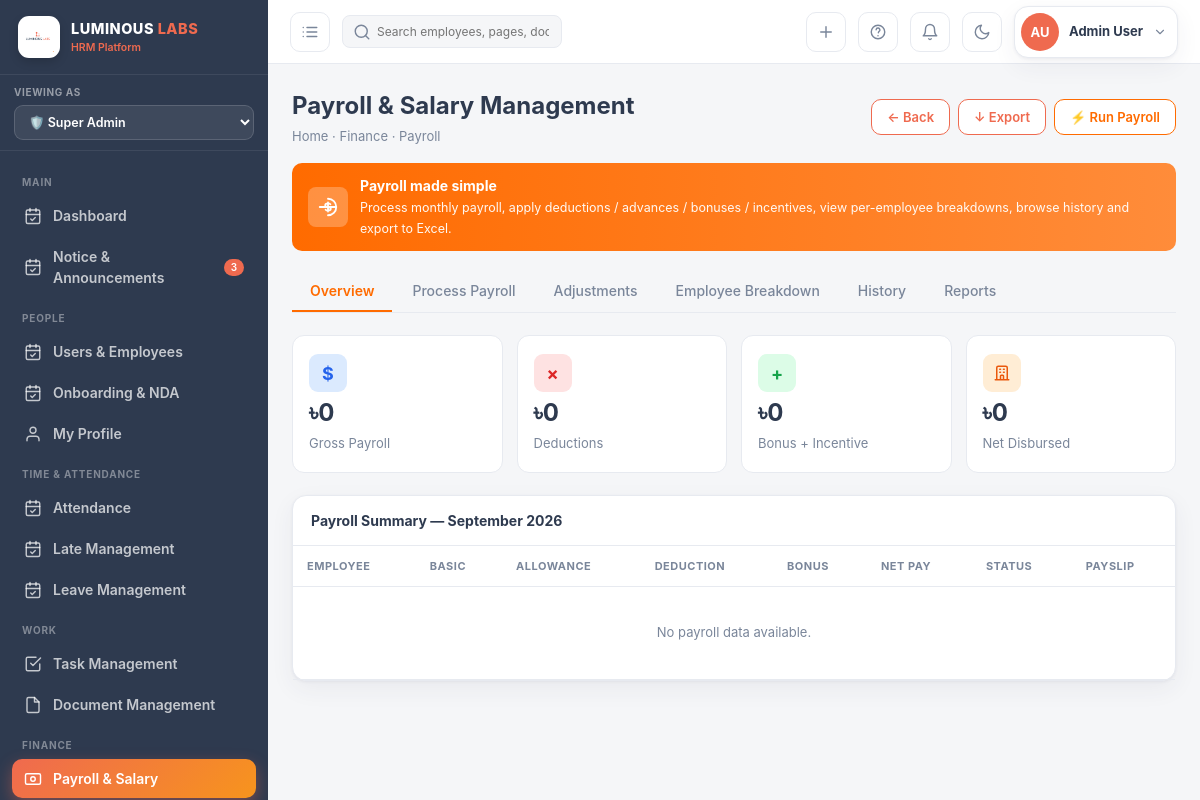
/salary/ (signed in), run on an earlier commit of the app's database.
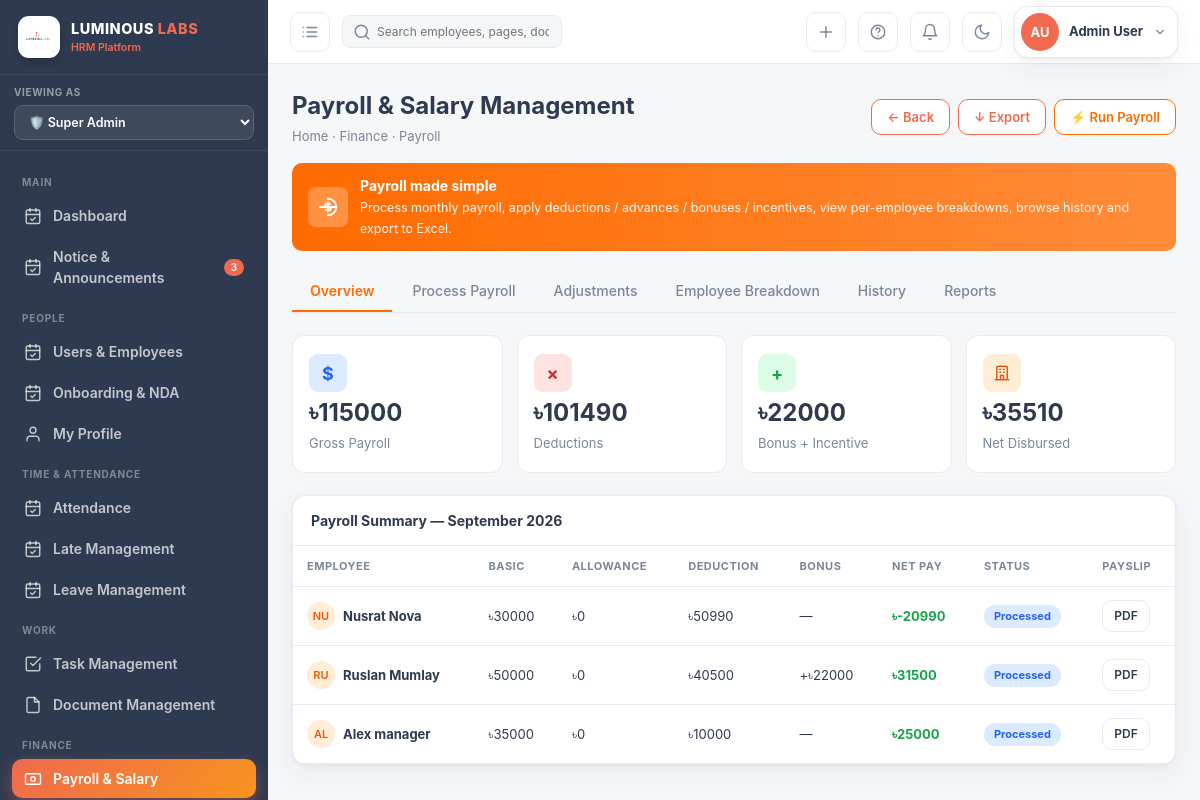
And on a later commit of the database.
### hrm_app/models.py (models this page shows, shortened)
class Payslip(models.Model):
    STATUS_CHOICES = [('Draft', 'Draft'), ('Processed', 'Processed'), ('Paid', 'Paid')]
    employee    = models.ForeignKey(Employee, on_delete=models.CASCADE, related_name='payslips')
    month       = models.PositiveIntegerField()   # 1-12
    year        = models.PositiveIntegerField()
    structure   = models.ForeignKey(SalaryStructure, on_delete=models.PROTECT)
    bonus       = models.DecimalField(max_digits=10, decimal_places=2, default=0)
    deduction   = models.DecimalField(max_digits=10, decimal_places=2, default=0)
    net_pay     = models.DecimalField(max_digits=10, decimal_places=2)
    status      = models.CharField(max_length=10, choices=STATUS_CHOICES, default='Draft')
    processed_by = models.ForeignKey(User, null=True, blank=True, on_delete=models.SET_NULL)
    processed_at = models.DateTimeField(null=True, blank=True)
    paid_at      = models.DateField(null=True, blank=True)
    class Meta:
        unique_together = ('employee', 'month', 'year')
        ordering = ['-year', '-month']

class Employee(models.Model):
    STATUS_CHOICES = [
        ('Active',    'Active'),
        ('On Leave',  'On Leave'),
        ('Probation', 'Probation'),
        ('Inactive',  'Inactive'),
    ]
    user        = models.OneToOneField(User, on_delete=models.CASCADE, related_name='employee')
    emp_id      = models.CharField(max_length=20, unique=True)
    phone       = models.CharField(max_length=20, blank=True)
    department  = models.ForeignKey(Department, null=True, on_delete=models.SET_NULL)
    designation = models.ForeignKey(Designation, null=True, on_delete=models.SET_NULL)
    shift       = models.ForeignKey(Shift, null=True, blank=True, on_delete=models.SET_NULL)
    join_date   = models.DateField(default=timezone.now)
    status      = models.CharField(max_length=20, choices=STATUS_CHOICES, default='Active')
    salary      = models.DecimalField(max_digits=10, decimal_places=2, default=0)
    avatar_color = models.CharField(max_length=10, default='#ef6a4f')
    avatar_initials = models.CharField(max_length=4, blank=True)
    address     = models.TextField(blank=True)
    nid         = models.CharField(max_length=30, blank=True, verbose_name='NID / Passport')
    blood_group = models.CharField(max_length=5, blank=True)
    emergency_contact = models.CharField(max_length=100, blank=True)
    class Meta:
        ordering = ['emp_id']

class User(AbstractUser):
    role = models.CharField(
        max_length=20,
        choices=Role.choices,
        default=Role.EMPLOYEE,
    )
    groups = models.ManyToManyField(
        Group,
        related_name='hrm_users',
        blank=True,
    )
    user_permissions = models.ManyToManyField(
        Permission,
        related_name='hrm_user_permissions',
        blank=True,
    )

class SalaryStructure(models.Model):
    employee        = models.ForeignKey(Employee, on_delete=models.CASCADE, related_name='salary_structures')
    basic           = models.DecimalField(max_digits=10, decimal_places=2)
    house_rent      = models.DecimalField(max_digits=10, decimal_places=2, default=0)
    medical         = models.DecimalField(max_digits=10, decimal_places=2, default=0)
    transport       = models.DecimalField(max_digits=10, decimal_places=2, default=0)
    other_allowance = models.DecimalField(max_digits=10, decimal_places=2, default=0)
    tax_deduction   = models.DecimalField(max_digits=10, decimal_places=2, default=0)
    pf_deduction    = models.DecimalField(max_digits=10, decimal_places=2, default=0)
    effective_from  = models.DateField()
    is_active       = models.BooleanField(default=True)
    @property
    def gross(self):
        return self.basic + self.house_rent + self.medical + self.transport + self.other_allowance

### hrm_app/views.py (the view)
# urls.py: path('salary/', views.salary_list, name='salary_list'),
@login_required
def salary_list(request):
    from collections import defaultdict
    from decimal import Decimal
    from datetime import date
    if not has_permission(request.user, "payroll", "view"):
        messages.error(request, "You don't have permission to access Payroll.")
        return redirect("dashboard")
    emp = _emp(request)
    selected_period = request.GET.get('month')
    period_year, period_month = _parse_payroll_period(
        selected_period.replace('/', '-') if selected_period else None
    ) if selected_period else (None, None)
    if request.user.role == Role.EMPLOYEE:
        payslips = (
            Payslip.objects
            .filter(employee=emp)
            .select_related('employee__user', 'structure')
        )
    else:
        payslips = (
            Payslip.objects
            .select_related('employee__user', 'structure')
            .all()
        )
    if period_year:
        payslips = payslips.filter(year=period_year, month=period_month)
    employees = _payroll_employees(request)
    departments = Department.objects.order_by('name')
    periods = set(Payslip.objects.values_list('year', 'month'))
    periods.add((date.today().year, date.today().month))
    month_options = [
        {'value': f'{year:04d}-{month:02d}', 'label': date(year, month, 1).strftime('%B %Y')}
        for year, month in sorted(periods, reverse=True)
    ]
    gross_payroll = Decimal("0")
    total_bonus = Decimal("0")
    total_deductions = Decimal("0")
    net_disbursed = Decimal("0")
    for ps in payslips:
        if ps.structure:
            gross_payroll += ps.structure.gross
            total_deductions += (
                ps.structure.tax_deduction +
                ps.structure.pf_deduction +
                (ps.deduction or 0)
            )
        total_bonus += ps.bonus or 0
        net_disbursed += ps.net_pay or 0
    adjustments = PayrollAdjustment.objects.select_related(
        'employee__user', 'created_by'
    )[:15]
    history_data = defaultdict(lambda: {
        'gross': Decimal('0'),
        'net': Decimal('0'),
        'status': 'Paid',
        'count': 0
    })
    for ps in payslips:
        key = f"{ps.month:02d}/{ps.year}"
        if ps.structure:
            history_data[key]['gross'] += ps.structure.gross
        history_data[key]['net'] += ps.net_pay or 0
        history_data[key]['count'] += 1
        history_data[key]['status'] = ps.status
    history_data = dict(sorted(
        history_data.items(),
        key=lambda x: (int(x[0].split('/')[1]), int(x[0].split('/')[0])),
        reverse=True
    ))
    current_month = date(period_year, period_month, 1).strftime("%B %Y") if period_year else date.today().strftime("%B %Y")
    return render(
        request,
        "hrm/salary_list.html",
        _ctx(
            request,
            payslips=payslips,
            employees=employees,
            adjustments=adjustments,
            gross_payroll=gross_payroll,
            total_bonus=total_bonus,
            total_deductions=total_deductions,
            net_disbursed=net_disbursed,
            history_data=history_data,
            current_month=current_month,
            departments=departments,
            month_options=month_options,
        )
    )

### hrm_app/context_processors.py (called while the page is built, shortened)
def role_menu_permissions(request):
    allowed_menus = []
    if request.user.is_authenticated:
        if request.user.role == "super_admin":
          allowed_menus = []
    return {
        "allowed_menus": allowed_menus
    }

### hrm_app/models.py (called while the page is built)
    def __str__(self):
        return self.name

    def __str__(self):
        return f"{self.title} ({self.department})"

### hrm_app/views.py (called while the page is built, shortened)
def has_permission(user, module, action="view"):
    if user.role == Role.SUPER_ADMIN:
        return True

def _ctx(request, **kw):
    view_role = request.GET.get('view_role', request.user.role)
    ctx = {'user': request.user, 'today': date.today(), 'view_role': view_role}
    unread_leaves = LeaveRequest.objects.filter(status='Pending').count()
    ctx['unread_leaves'] = unread_leaves
    if request.user.role == 'super_admin':
        ctx['allowed_menus'] = [key for key, _ in UserPermission.MODULE_CHOICES]
    else:
        ctx['allowed_menus'] = list(UserPermission.objects.filter(
            user=request.user,
            can_view=True
        ).values_list('module', flat=True))
    ctx.update(kw)
    return ctx

def _emp(request):
    try:
        return request.user.employee
    except Employee.DoesNotExist:
        return None

### hrm_app/templates/hrm/salary_list.html (shortened to what the changed rows need)
{% extends 'hrm/base.html' %}
{% block content %}
<div style="display:flex; justify-content:space-between; align-items:center; margin-bottom:16px; flex-wrap:wrap; gap:12px;">
  <div>
    <h1 style="font-size:24px; font-weight:700; color:var(--ink); margin:0;">Payroll & Salary Management</h1>
  </div>
</div>
<div id="tab-overview" class="tab-content active">
  <div class="stats-grid">
    <div class="stat-card">
      <div class="stat-icon" style="background:#DBEAFE; color:#2563EB;">$</div>
      <div class="stat-value">৳{{ gross_payroll|floatformat:0 }}</div>
      <div class="stat-label">Gross Payroll</div>
    </div>
    <div class="stat-card">
      <div class="stat-icon" style="background:#FEE2E2; color:#DC2626;">×</div>
      <div class="stat-value">৳{{ total_deductions|floatformat:0 }}</div>
      <div class="stat-label">Deductions</div>
    </div>
    <div class="stat-card">
      <div class="stat-icon" style="background:#DCFCE7; color:#16A34A;">+</div>
      <div class="stat-value">৳{{ total_bonus|floatformat:0 }}</div>
      <div class="stat-label">Bonus + Incentive</div>
    </div>
    <div class="stat-card">
      <div class="stat-icon" style="background:#FFEDD5; color:#EA580C;">
      </div>
      <div class="stat-value">৳{{ net_disbursed|floatformat:0 }}</div>
      <div class="stat-label">Net Disbursed</div>
    </div>
  </div>
  <div class="card">
    <div style="overflow:auto;">
      <table>
        <thead>
          <tr>
            <th>Employee</th>
            <th>Basic</th>
            <th>Allowance</th>
            <th>Deduction</th>
            <th>Bonus</th>
            <th>Net Pay</th>
            <th>Status</th>
            <th>Payslip</th>
          </tr>
        </thead>
        <tbody>
          {% for ps in payslips %}
          <tr>
            <td>
              <div style="display:flex; align-items:center; gap:8px;">
                <div style="width:28px; height:28px; border-radius:50%; background:#FFEDD5; color:#EA580C; display:flex; align-items:center; justify-content:center; font-weight:600; font-size:11px;">
                  {{ ps.employee.user.get_full_name|default:ps.employee.user.username|slice:":2"|upper }}
                </div>
                <b>{{ ps.employee.user.get_full_name|default:ps.employee.user.username }}</b>
              </div>
            </td>
            <td>৳{{ ps.structure.basic|default:0|floatformat:0 }}</td>
            <td>৳{{ ps.structure.house_rent|add:ps.structure.medical|add:ps.structure.transport|add:ps.structure.other_allowance|default:0|floatformat:0 }}</td>
            <td>
              {% with ded=ps.structure.tax_deduction|add:ps.structure.pf_deduction|add:ps.deduction %}
                {% if ded %}৳{{ ded|floatformat:0 }}{% else %}—{% endif %}
              {% endwith %}
            </td>
            <td>{% if ps.bonus %}+৳{{ ps.bonus|floatformat:0 }}{% else %}—{% endif %}</td>
            <td><b style="color:#16a34a;">৳{{ ps.net_pay|floatformat:0 }}</b></td>
            <td>
              {% if ps.status == 'Paid' %}
                <span class="tag t-green">Paid</span>
              {% elif ps.status == 'Processed' %}
                <span class="tag t-blue">Processed</span>
              {% else %}
                <span class="tag t-gray">Draft</span>
              {% endif %}
            </td>
            <td><a href="{% url 'download_payslip' ps.employee.id %}" class="btn ghost sm" style="font-size:12px;">PDF</a></td>
          </tr>
          {% empty %}
          <tr><td colspan="8" style="text-align:center; color:var(--muted); padding:36px;">No payroll data available.</td></tr>
          {% endfor %}
        </tbody>
      </table>
    </div>
  </div>
</div>
{% endblock %}

What changed in the data, as far as the page shows it:
added Payslip: employee.user.get_full_name "NU", employee.user.get_full_name "Nusrat Nova", structure.basic "30000", structure.house_rent|add "0", structure "50990", net_pay "-20990", status "Processed"
added Payslip: employee.user.get_full_name "RU", employee.user.get_full_name "Ruslan Mumlay", structure.basic "50000", structure.house_rent|add "0", structure "40500", bonus "22000", net_pay "31500", status "Processed"
added Payslip: employee.user.get_full_name "AL", employee.user.get_full_name "Alex manager", structure.basic "35000", structure.house_rent|add "0", structure "10000", net_pay "25000", status "Processed"
Also different on the page:
{{ gross_payroll|floatformat:0 }}: "0" → "115000"
{{ total_deductions|floatformat:0 }}: "0" → "101490"
{{ total_bonus|floatformat:0 }}: "0" → "22000"
{{ net_disbursed|floatformat:0 }}: "0" → "35510"
text no longer shown: "No payroll data available."
